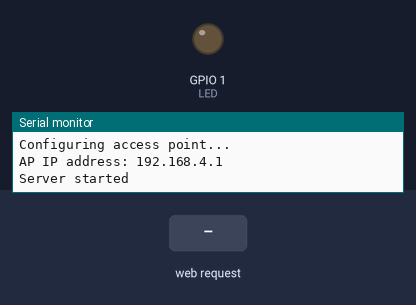
This program was run on a simulated ESP32. On the bench: output pins drawn as LEDs (lit = HIGH), the last lines printed to the serial monitor. The inputs (shaded band) are chosen by the test bench.

Above: at 1.2 s.
1.3 s: HTTP request GET /H received
At 1.8 s:
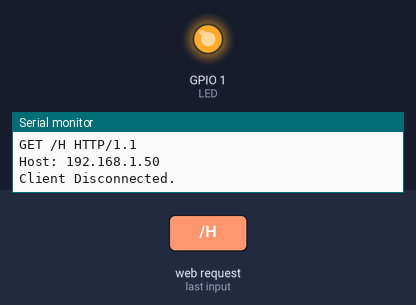
2.8 s: HTTP request GET /L received
At 4.1 s:
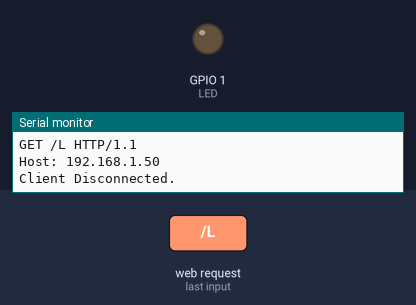
Timing chart, 0 to 5.8 s (numbered marks = the images above; inputs shaded):
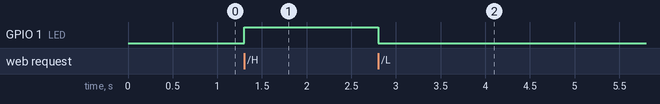

The program:

main.cpp
```cpp
/*
  WiFiAccessPoint.ino creates a WiFi access point and provides a web server on it.

  Steps:
  1. Connect to the access point "yourAp"
  2. Point your web browser to http://192.168.4.1/H to turn the LED on or http://192.168.4.1/L to turn it off
     OR
     Run raw TCP "GET /H" and "GET /L" on PuTTY terminal with 192.168.4.1 as IP address and 80 as port

  Created for arduino-esp32 on 04 July, 2018
  by Elochukwu Ifediora (fedy0)
*/

#include <WiFi.h>
#include <WiFiClient.h>
#include <WiFiAP.h>

#define LED 1 // Set the GPIO pin where you connected your test LED or comment this line out if your dev board has a built-in LED

// Set these to your desired credentials.
const char *ssid = "Strannik";
const char *password = "stranniktherover";

WiFiServer server(80);


void setup() {
  pinMode(LED, OUTPUT);

  Serial.begin(115200);
  Serial.println();
  Serial.println("Configuring access point...");

  // You can remove the password parameter if you want the AP to be open.
  WiFi.softAP(ssid, password);
  IPAddress myIP = WiFi.softAPIP();
  Serial.print("AP IP address: ");
  Serial.println(myIP);
  server.begin();

  Serial.println("Server started");
}

void loop() {
  WiFiClient client = server.available();   // listen for incoming clients

  if (client) {                             // if you get a client,
    Serial.println("New Client.");           // print a message out the serial port
    String currentLine = "";                // make a String to hold incoming data from the client
    while (client.connected()) {            // loop while the client's connected
      if (client.available()) {             // if there's bytes to read from the client,
        char c = client.read();             // read a byte, then
        Serial.write(c);                    // print it out the serial monitor
        if (c == '\n') {                    // if the byte is a newline character

          // if the current line is blank, you got two newline characters in a row.
          // that's the end of the client HTTP request, so send a response:
          if (currentLine.length() == 0) {
            // HTTP headers always start with a response code (e.g. HTTP/1.1 200 OK)
            // and a content-type so the client knows what's coming, then a blank line:
            client.println("HTTP/1.1 200 OK");
            client.println("Content-type:text/html");
            client.println();

            // the content of the HTTP response follows the header:
            client.print("Click <a href=\"/H\">here</a> to turn ON the LED.<br>");
            client.print("Click <a href=\"/L\">here</a> to turn OFF the LED.<br>");

            // The HTTP response ends with another blank line:
            client.println();
            // break out of the while loop:
            break;
          } else {    // if you got a newline, then clear currentLine:
            currentLine = "";
          }
        } else if (c != '\r') {  // if you got anything else but a carriage return character,
          currentLine += c;      // add it to the end of the currentLine
        }

        // Check to see if the client request was "GET /H" or "GET /L":
        if (currentLine.endsWith("GET /H")) {
          digitalWrite(LED, HIGH);               // GET /H turns the LED on
        }
        if (currentLine.endsWith("GET /L")) {
          digitalWrite(LED, LOW);                // GET /L turns the LED off
        }
      }
    }
    // close the connection:
    client.stop();
    Serial.println("Client Disconnected.");
  }
}
```

Measured:
- after the input at 1.3 s, GPIO 1 (LED): LOW → HIGH at once
- after the input at 2.8 s, GPIO 1 (LED): HIGH → LOW at once
